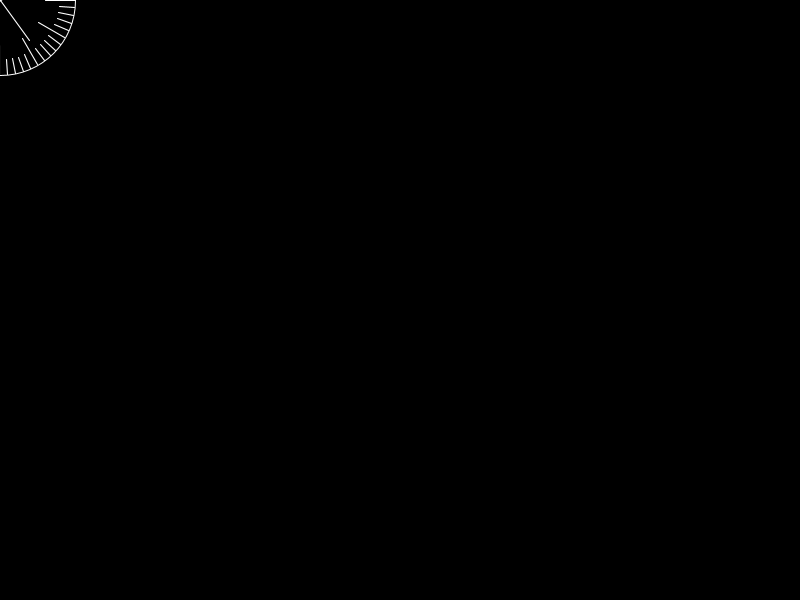
Frame 1 (no input)
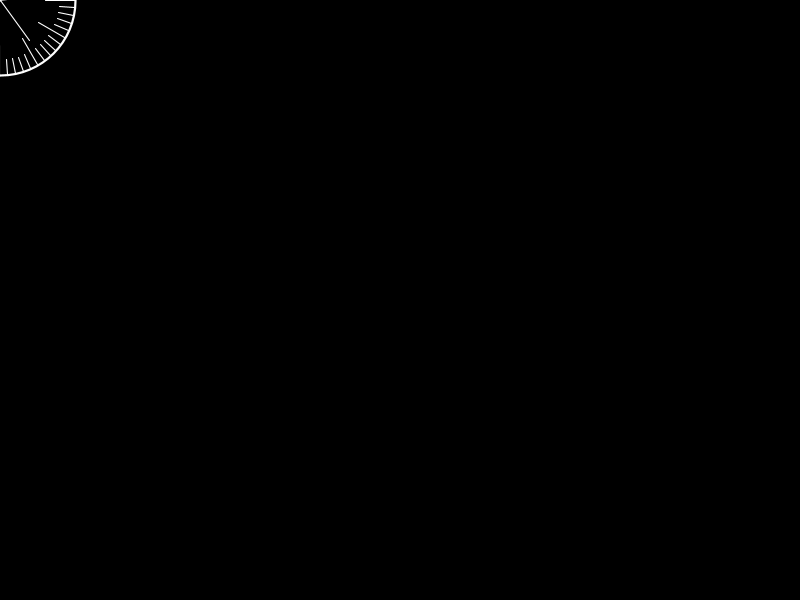
Frame 60 (the mouse pressed at the canvas centre just before this capture)
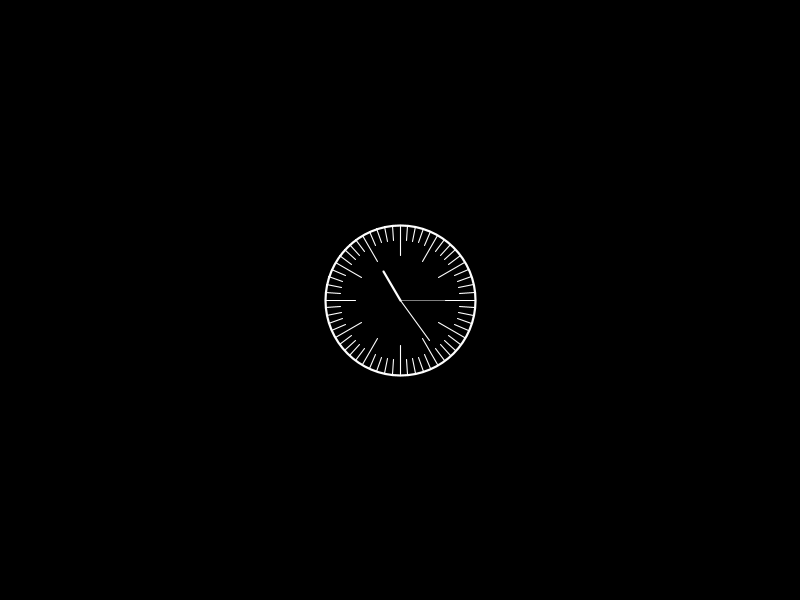
Frame 120 (the mouse held since frame 60 and released just before this capture)

The Processing sketch that drew these frames (run headless with seeded random() and noise(); from frame 60 on, the mouse is pressed at the canvas centre):

// Processing sketch: A7_2RelogioFinal_function
// ── A7_2RelogioFinal_function.pde
//hello World Watch
//the most basic watch function

//variáveis das dimensões base da elipse




void setup() {
  size(800, 600);


  stroke(255);
  noFill();
}


void draw() {
  background(0);
  relogio (mouseX, mouseY, height/8);
  
}


void relogio(float centroX, float centroY, float raio){


float angle;

float pXi, pYi, pXf, pYf;
float nMin = 60;
float nHours = 12;

float posHour;
float tamEsc;
float anglePoint; //
float pX, pY;

//opcional Caracteristicas Gráficas Base

float strokeSec = 0.6;
float strokeMin = 1.1;
float strokeHour = 2.2;

ellipse(centroX, centroY, raio*2, raio*2);
  strokeWeight(strokeMin);
  for (int i = 0; i<nMin; i++) {
    if (i == 0 || i%5 == 0) {
      tamEsc = 20;
    } else {
      tamEsc = 40;
    }
    
    angle = (TWO_PI/nMin)*i;
    pXi = centroX + (raio-height/tamEsc) * cos(angle);
    pYi = centroY + (raio-height/tamEsc)* sin(angle);
    pXf = centroX + raio * cos(angle);
    pYf = centroY + raio * sin(angle);
    line(pXi, pYi, pXf, pYf);
  }
  
  //ponteiro dos Segundos
  strokeWeight(strokeSec);
  anglePoint = second()*(TWO_PI/nMin)-PI/2;
  pX = centroX + raio/1.2 * cos(anglePoint);
  pY = centroY + raio/1.2 * sin(anglePoint);
  line(centroX, centroY, pX, pY);
  
  //ponteiro dos minutos
  strokeWeight(strokeMin);
  anglePoint = minute()*(TWO_PI/nMin)-PI/2;
  pX = centroX + raio/1.5 * cos(anglePoint);
  pY = centroY + raio/1.5 * sin(anglePoint);
  line(centroX, centroY, pX, pY);
  
  //ponteiro das horas
  strokeWeight(strokeHour);
  if (hour() <12) {
    posHour = map(hour(), 0, 12, 0, 60); 
    anglePoint = posHour*(TWO_PI/nMin)-PI/2;
    pX = centroX + raio/2.3 * cos(anglePoint);
    pY = centroY + raio/2.3 * sin(anglePoint);
    line(centroX, centroY, pX, pY);
  }
  if (hour() >=12) {
    posHour = (map(hour()-12, 0, 12, 0, 60)); 
    anglePoint = posHour*(TWO_PI/nMin)-PI/2;
    pX = centroX + raio/2.3 * cos(anglePoint);
    pY = centroY + raio/2.3 * sin(anglePoint);
    line(centroX, centroY, pX, pY);
  }

}
